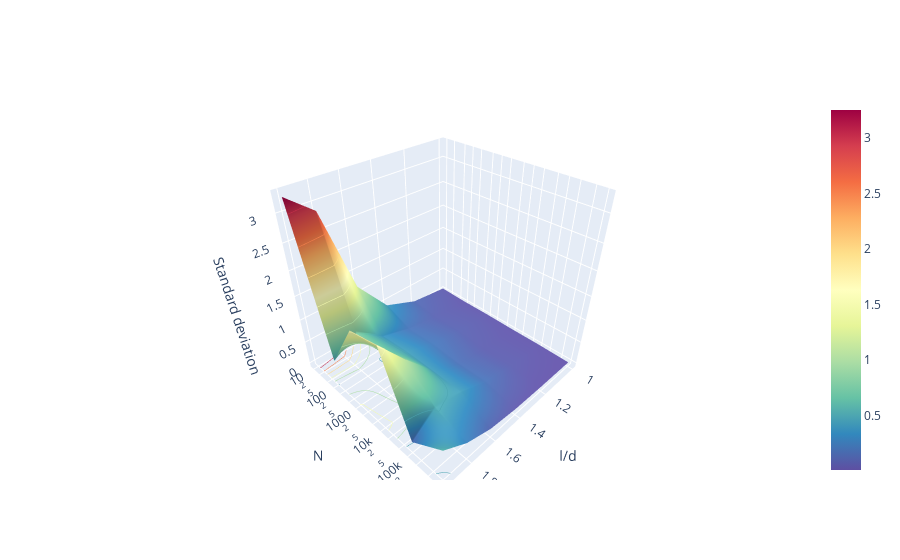

The code cell stored with this chart in its notebook:
### Code cell
# Read data from a csvbb+
z_data = pd.read_csv(r"fsigma.csv",delimiter=',')
z_data.head()
z = z_data.values

from numpy import array
a=array([1,2,3])

# x=np.arange(1,2.2,0.2)
x=array([2.,1.8,1.6,1.4,1.2,1.0])
# y=array([10,100,1000,10000,100000,1000000])
y=array([1000000,100000,10000,1000,100,10])

fig = go.Figure(data=[go.Surface(x=x,y=y,z=z,colorscale='Spectral_r')])
fig.update_traces(contours_z=dict(show=True, usecolormap=True,
                                  highlightcolor="black", project_z=True))


fig.update_layout(scene = dict(
                    xaxis_title='l/d',
                    yaxis_title='N',
                    zaxis_title='Standard deviation',xaxis_type="log", yaxis_type="log"))

fig.show()

### Figure 1 — Plotly figure (JSON) as saved in the notebook; plotly's stock layout.template omitted (floating-point values rounded to 4 significant figures)
{"data": [{"colorscale": [[0, "rgb(94,79,162)"], [0.1, "rgb(50,136,189)"], [0.2, "rgb(102,194,165)"], [0.3, "rgb(171,221,164)"], [0.4, "rgb(230,245,152)"], [0.5, "rgb(255,255,191)"], [0.6, "rgb(254,224,139)"], [0.7, "rgb(253,174,97)"], [0.8, "rgb(244,109,67)"], [0.9, "rgb(213,62,79)"], [1, "rgb(158,1,66)"]], "contours": {"z": {"highlightcolor": "black", "project": {"z": true}, "show": true, "usecolormap": true}}, "type": "surface", "x": [2, 1.8, 1.6, 1.4, 1.2, 1], "y": [1000000, 100000, 10000, 1000, 100, 10], "z": [[0.596, 0.2885, 0.111, 0.04186, 0.01653, 0.007321], [0.1596, 0.5292, 0.4393, 0.1975, 0.06933, 0.02304], [1.682, 1.066, 0.4388, 0.182, 0.06591, 0.02425], [1.549, 0.8022, 0.4453, 0.229, 0.09923, 0.03503], [0.4895, 0.8013, 0.3947, 0.2018, 0.08937, 0.03177], [3.252, 2.868, 1.181, 0.4216, 0.1421, 0.04834]]}], "layout": {"scene": {"xaxis": {"title": {"text": "l/d"}, "type": "log"}, "yaxis": {"title": {"text": "N"}, "type": "log"}, "zaxis": {"title": {"text": "Standard deviation"}}}}}
